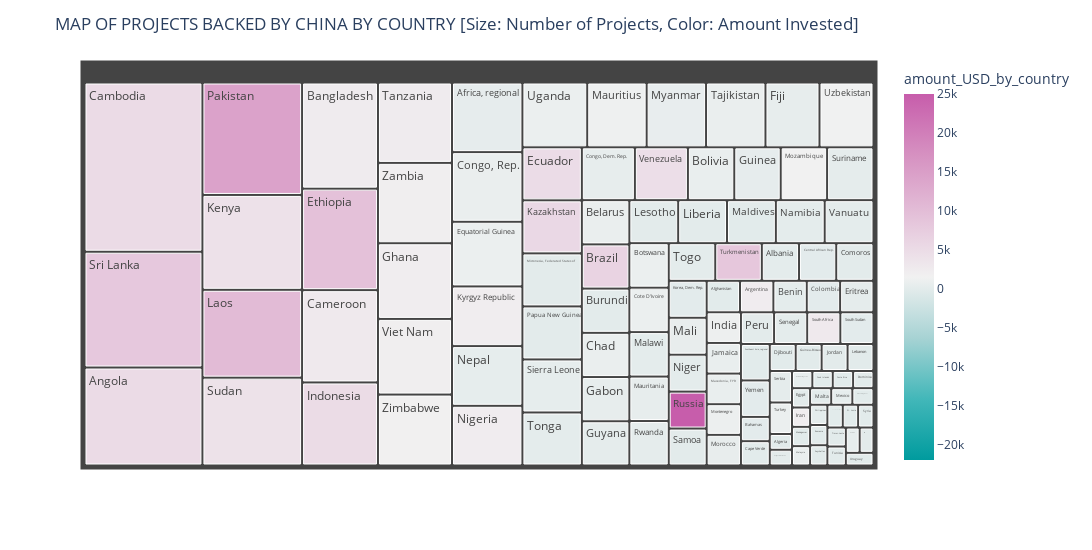

The cell this chart's notebook holds for it:
### Markdown cell above
#### We sure would like to see which countries enjoy high number of projects backed by Chinese Investors and also the amount spent in each country.

Cambodia, Pakistan and Zimbabwe are one of the countries with highest number of projects whereas when we compare total amount spent in USD we can see that Pakistan and Russia come out on top as  the countries which recieved huge investments.

### Code cell
#Creating a TreeMap

fig = px.treemap(ms_country, 
                  path = ['country', ], values = 'project_count_by_country',
                  color='amount_USD_by_country',
                  color_continuous_scale='Tropic',
                 color_continuous_midpoint=np.average( ms_country['amount_USD_by_country']),
                  
                  
                )

fig.update_layout(
    width=1850, height=550,
    title = "MAP OF PROJECTS BACKED BY CHINA BY COUNTRY [Size: Number of Projects, Color: Amount Invested]",
    legend_title_text='Amount Invested', 
    
)

fig.show()

#fig.write_html('first_figure.html', auto_open=True)

### Figure 1 — Plotly figure (JSON) as saved in the notebook; plotly's stock layout.template omitted (floating-point values rounded to 4 significant figures)
{"data": [{"branchvalues": "total", "customdata": [[2], [331], [127], [0], [5111], [45], [2299], [65], [2471], [803], [155], [735], [487], [905], [6458], [30], [5191], [2850], [4], [98], [849], [79], [8], [504], [826], [2], [0], [896], [1], [37], [4932], [16], [904], [233], [9417], [437], [452], [2214], [346], [0], [254], [1100], [4977], [2143], [694], [8], [5603], [4162], [57], [2133], [10330], [0], [39], [9], [667], [4], [130], [800], [4], [548], [15], [439], [1247], [375], [12], [1006], [550], [1570], [607], [204], [371], [188], [2313], [0], [14397], [53], [50], [123], [0], [25017], [220], [25], [135], [217], [0], [407], [2876], [0], [65], [0], [8177], [0], [4020], [238], [0], [798], [2572], [0], [181], [140], [4], [920], [8412], [940], [372], [30], [2], [1417], [164], [4592], [2099], [59], [2055], [1724]], "domain": {"x": [0, 1], "y": [0, 1]}, "hovertemplate": "labels=%{label}<br>project_count_by_country=%{value}<br>parent=%{parent}<br>id=%{id}<br>amount_USD_by_country=%{color}<extra></extra>", "ids": ["Afghanistan", "Africa, regional", "Albania", "Algeria", "Angola", "Antigua & Barbuda", "Argentina", "Bahamas", "Bangladesh", "Belarus", "Benin", "Bolivia", "Bosnia-Herzegovina", "Botswana", "Brazil", "Burundi", "Cambodia", "Cameroon", "Cape Verde", "Central African Rep.", "Chad", "Colombia", "Comoros", "Congo, Dem. Rep.", "Congo, Rep.", "Cook Islands", "Costa Rica", "Cote D'Ivoire", "Djibouti", "Dominica", "Ecuador", "Egypt", "Equatorial Guinea", "Eritrea", "Ethiopia", "Fiji", "Gabon", "Ghana", "Guinea", "Guinea-Bissau", "Guyana", "India", "Indonesia", "Iran", "Jamaica", "Jordan", "Kazakhstan", "Kenya", "Korea, Dem. Rep.", "Kyrgyz Republic", "Laos", "Lebanon", "Lesotho", "Liberia", "Macedonia, FYR", "Madagascar", "Malawi", "Malaysia", "Maldives", "Mali", "Malta", "Mauritania", "Mauritius", "Mexico", "Micronesia, Federated States of", "Montenegro", "Morocco", "Mozambique", "Myanmar", "Namibia", "Nepal", "Niger", "Nigeria", "Oceania, regional", "Pakistan", "Papua New Guinea", "Peru", "Philippines", "Romania", "Russia", "Rwanda", "Samoa", "Senegal", "Serbia", "Seychelles", "Sierra Leone", "South Africa", "South America, regional", "South Sudan", "Southeast Asia, regional", "Sri Lanka", "St. Lucia", "Sudan", "Suriname", "Syria", "Tajikistan", "Tanzania", "Timor-Leste", "Togo", "Tonga", "Tunisia", "Turkey", "Turkmenistan", "Uganda", "Ukraine", "United Arab Emirates", "Uruguay", "Uzbekistan", "Vanuatu", "Venezuela", "Viet Nam", "Yemen", "Zambia", "Zimbabwe"], "labels": ["Afghanistan", "Africa, regional", "Albania", "Algeria", "Angola", "Antigua & Barbuda", "Argentina", "Bahamas", "Bangladesh", "Belarus", "Benin", "Bolivia", "Bosnia-Herzegovina", "Botswana", "Brazil", "Burundi", "Cambodia", "Cameroon", "Cape Verde", "Central African Rep.", "Chad", "Colombia", "Comoros", "Congo, Dem. Rep.", "Congo, Rep.", "Cook Islands", "Costa Rica", "Cote D'Ivoire", "Djibouti", "Dominica", "Ecuador", "Egypt", "Equatorial Guinea", "Eritrea", "Ethiopia", "Fiji", "Gabon", "Ghana", "Guinea", "Guinea-Bissau", "Guyana", "India", "Indonesia", "Iran", "Jamaica", "Jordan", "Kazakhstan", "Kenya", "Korea, Dem. Rep.", "Kyrgyz Republic", "Laos", "Lebanon", "Lesotho", "Liberia", "Macedonia, FYR", "Madagascar", "Malawi", "Malaysia", "Maldives", "Mali", "Malta", "Mauritania", "Mauritius", "Mexico", "Micronesia, Federated States of", "Montenegro", "Morocco", "Mozambique", "Myanmar", "Namibia", "Nepal", "Niger", "Nigeria", "Oceania, regional", "Pakistan", "Papua New Guinea", "Peru", "Philippines", "Romania", "Russia", "Rwanda", "Samoa", "Senegal", "Serbia", "Seychelles", "Sierra Leone", "South Africa", "South America, regional", "South Sudan", "Southeast Asia, regional", "Sri Lanka", "St. Lucia", "Sudan", "Suriname", "Syria", "Tajikistan", "Tanzania", "Timor-Leste", "Togo", "Tonga", "Tunisia", "Turkey", "Turkmenistan", "Uganda", "Ukraine", "United Arab Emirates", "Uruguay", "Uzbekistan", "Vanuatu", "Venezuela", "Viet Nam", "Yemen", "Zambia", "Zimbabwe"], "marker": {"coloraxis": "coloraxis", "colors": [2, 331, 127, 0, 5111, 45, 2299, 65, 2471, 803, 155, 735, 487, 905, 6458, 30, 5191, 2850, 4, 98, 849, 79, 8, 504, 826, 2, 0, 896, 1, 37, 4932, 16, 904, 233, 9417, 437, 452, 2214, 346, 0, 254, 1100, 4977, 2143, 694, 8, 5603, 4162, 57, 2133, 10330, 0, 39, 9, 667, 4, 130, 800, 4, 548, 15, 439, 1247, 375, 12, 1006, 550, 1570, 607, 204, 371, 188, 2313, 0, 14397, 53, 50, 123, 0, 25017, 220, 25, 135, 217, 0, 407, 2876, 0, 65, 0, 8177, 0, 4020, 238, 0, 798, 2572, 0, 181, 140, 4, 920, 8412, 940, 372, 30, 2, 1417, 164, 4592, 2099, 59, 2055, 1724]}, "name": "", "parents": ["", "", "", "", "", "", "", "", "", "", "", "", "", "", "", "", "", "", "", "", "", "", "", "", "", "", "", "", "", "", "", "", "", "", "", "", "", "", "", "", "", "", "", "", "", "", "", "", "", "", "", "", "", "", "", "", "", "", "", "", "", "", "", "", "", "", "", "", "", "", "", "", "", "", "", "", "", "", "", "", "", "", "", "", "", "", "", "", "", "", "", "", "", "", "", "", "", "", "", "", "", "", "", "", "", "", "", "", "", "", "", "", "", ""], "type": "treemap", "values": [3, 14, 4, 1, 33, 1, 3, 2, 23, 6, 3, 7, 1, 5, 6, 6, 57, 20, 2, 4, 6, 3, 4, 8, 14, 1, 1, 5, 2, 1, 9, 1, 13, 3, 22, 10, 6, 16, 7, 2, 6, 3, 18, 1, 3, 2, 9, 27, 4, 12, 25, 2, 6, 6, 3, 1, 5, 1, 6, 4, 1, 5, 11, 1, 9, 3, 3, 7, 11, 6, 12, 4, 12, 1, 32, 9, 3, 1, 1, 4, 5, 4, 3, 2, 1, 9, 3, 1, 3, 3, 39, 1, 25, 7, 1, 11, 17, 1, 5, 9, 1, 2, 5, 12, 1, 1, 1, 10, 6, 8, 16, 3, 17, 15]}], "layout": {"coloraxis": {"cmid": 1538.0, "colorbar": {"title": {"text": "amount_USD_by_country"}}, "colorscale": [[0, "rgb(0, 155, 158)"], [0.1667, "rgb(66, 183, 185)"], [0.3333, "rgb(167, 211, 212)"], [0.5, "rgb(241, 241, 241)"], [0.6667, "rgb(228, 193, 217)"], [0.8333, "rgb(214, 145, 193)"], [1, "rgb(199, 93, 171)"]]}, "height": 550, "legend": {"title": {"text": "Amount Invested"}, "tracegroupgap": 0}, "margin": {"t": 60}, "title": {"text": "MAP OF PROJECTS BACKED BY CHINA BY COUNTRY [Size: Number of Projects, Color: Amount Invested]"}, "width": 1850}}
